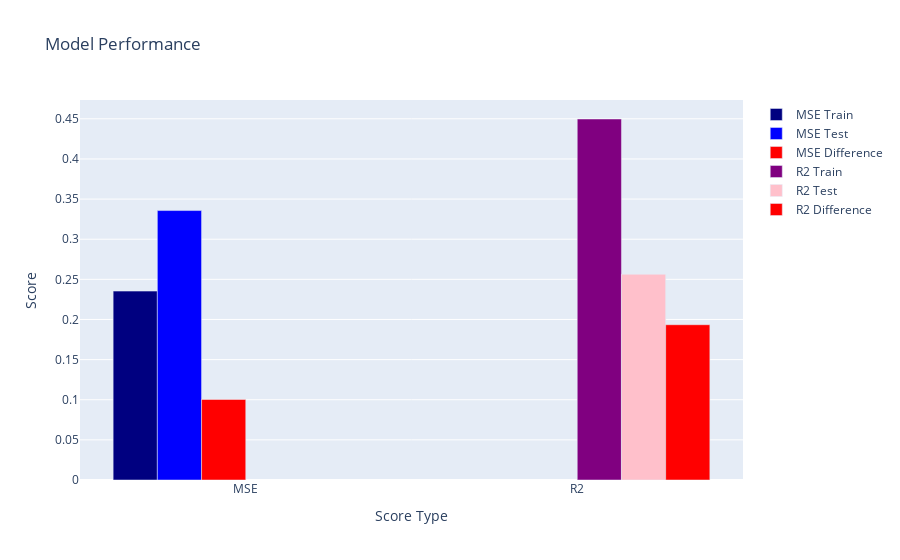

The notebook cell saved with this chart:
### Markdown cell above
### Random Forest Regression

### Code cell
# Create a Random Forest Regressor model

from sklearn.ensemble import RandomForestRegressor

model = RandomForestRegressor(max_depth=5)

# Train the model
model.fit(df_x_select, df_y)

# Get the training MSE, R2 score, Testing MSE, and R2 score
mse_train = mean_squared_error(df_y, model.predict(df_x_select))
r2_train = r2_score(df_y, model.predict(df_x_select))
mse_test = mean_squared_error(df_test_y, model.predict(df_test_x_select))
r2_test = r2_score(df_test_y, model.predict(df_test_x_select))

# Print the training MSE and R2 score
print('Training MSE: ', mse_train)
print('Training R2: ', r2_train)

# Print the testing MSE and R2 score
print('Testing MSE: ', mse_test)
print('Testing R2: ', r2_test)

# Display the scores
plot_scores(mse_train, r2_train, mse_test, r2_test)
# Save the model
pickle.dump(model, open('models/RandomForest_model.pkl', 'wb'))

### Figure 1 — Plotly figure (JSON) as saved in the notebook; plotly's stock layout.template omitted (floating-point values rounded to 4 significant figures)
{"data": [{"marker": {"color": "navy"}, "name": "MSE Train", "type": "bar", "x": ["MSE"], "y": [0.2353]}, {"marker": {"color": "blue"}, "name": "MSE Test", "type": "bar", "x": ["MSE"], "y": [0.3357]}, {"marker": {"color": "red"}, "name": "MSE Difference", "type": "bar", "x": ["MSE"], "y": [0.1004]}, {"marker": {"color": "purple"}, "name": "R2 Train", "type": "bar", "x": ["R2"], "y": [0.4498]}, {"marker": {"color": "pink"}, "name": "R2 Test", "type": "bar", "x": ["R2"], "y": [0.2563]}, {"marker": {"color": "red"}, "name": "R2 Difference", "type": "bar", "x": ["R2"], "y": [0.1935]}], "layout": {"title": {"text": "Model Performance"}, "xaxis": {"title": {"text": "Score Type"}}, "yaxis": {"title": {"text": "Score"}}}}
